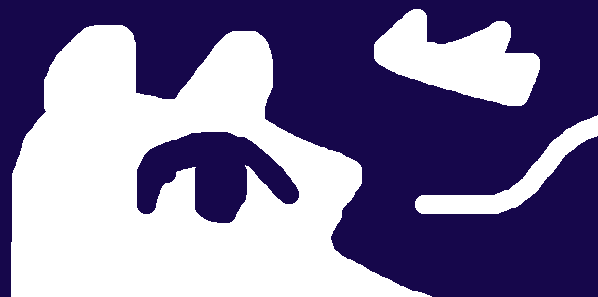
#> input picture depth_map/wjstuff/demo_7_copy/logo6crop.png, 598 x 297 px
$ python img_to_ascii.py
#> lines starting #> are read from the running program, lines starting #| are printed output that depends on the picture; after the words box and inside, x2 and y2 are one past the last pixel; in counts of white or black regions, pixels touching at a corner belong together
import cv2
from my_constants import ASCII_CHARS


def image_to_ascii(image_path, width=10):
    # Load image in grayscale
#> called with image_path = 'logo6crop.png', width = 50
    img = cv2.imread(image_path, cv2.IMREAD_GRAYSCALE)
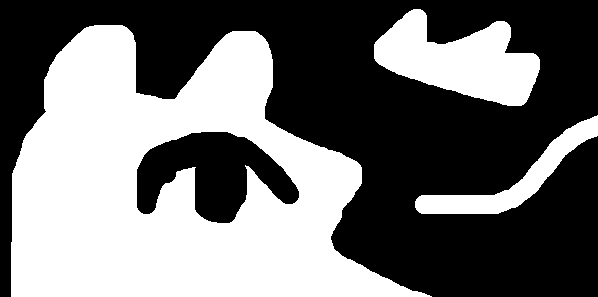
#> img: shape (297, 598); values 19 (black) and 255 (white), 44.3% white; 3 white regions, box (x1, y1, x2, y2) and area: (11, 25, 432, 297) 65504, (374, 9, 540, 106) 9143, (415, 115, 598, 214) 4062

    # Resize while maintaining aspect ratio
    aspect_ratio = img.shape[1] / img.shape[0]
#> aspect_ratio = 2.01
    height = int(width / aspect_ratio * 0.55)  # Adjust height scaling
#> height = 13
    img = cv2.resize(img, (width, height))

    # Normalize pixel values to match ASCII characters
    ascii_image = ""
    num_chars = len(ASCII_CHARS)
    for row in img:
        for pixel in row:
            ascii_image += ASCII_CHARS[min(num_chars - 1, pixel * num_chars // 256)]  # Fix index error
        ascii_image += "\n"
#> this loop made 13 passes

    return ascii_image

# Example usage
image_path = "logo6crop.png"  # Change to your image path
ascii_art = image_to_ascii(image_path, width=50)
print(ascii_art)
